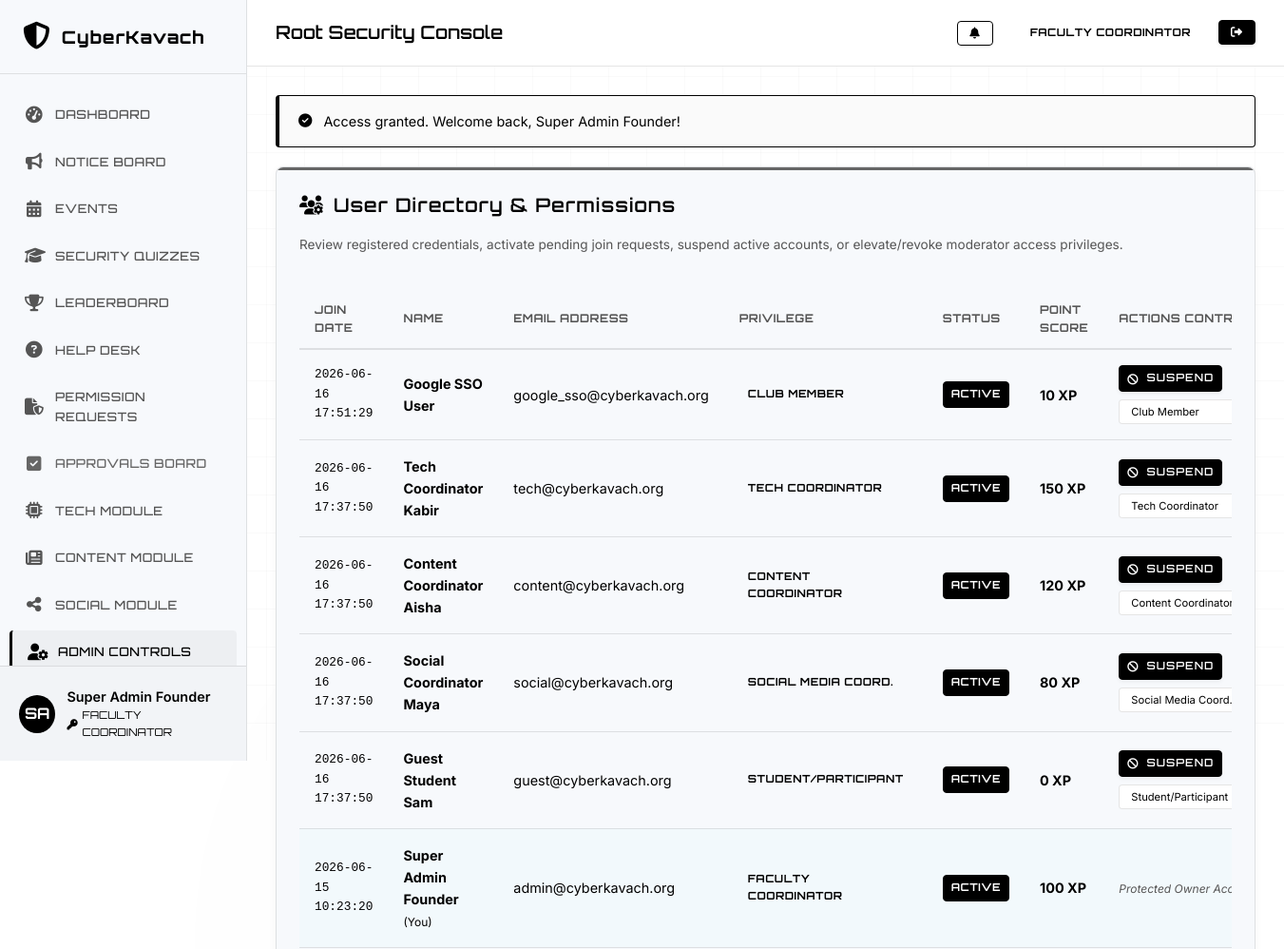
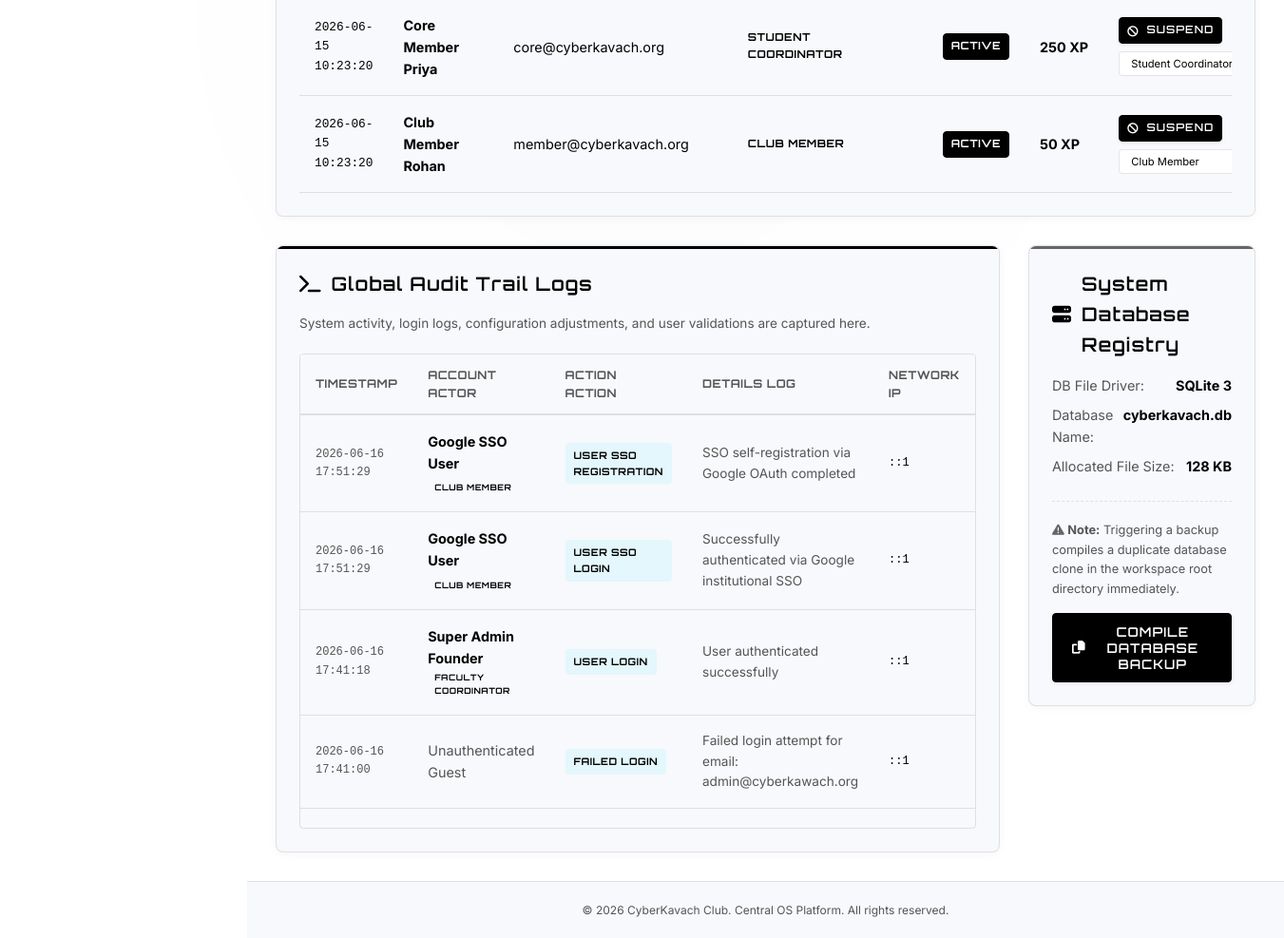
/admin.php (signed in), run on the app's committed database (2 pictures, top to bottom).
### tables this page shows
CREATE TABLE users (
            id INTEGER PRIMARY KEY AUTOINCREMENT,
            name TEXT NOT NULL,
            email TEXT NOT NULL UNIQUE,
            password TEXT NOT NULL,
            role TEXT NOT NULL DEFAULT 'Member',
            points INTEGER DEFAULT 0,
            status TEXT NOT NULL DEFAULT 'Pending',
            created_at DATETIME DEFAULT CURRENT_TIMESTAMP
        );

CREATE TABLE audit_logs (
            id INTEGER PRIMARY KEY AUTOINCREMENT,
            user_id INTEGER,
            action TEXT NOT NULL,
            details TEXT NOT NULL,
            ip_address TEXT,
            created_at DATETIME DEFAULT CURRENT_TIMESTAMP,
            FOREIGN KEY (user_id) REFERENCES users(id) ON DELETE SET NULL
        );

### config.php (called while the page is built, shortened)
<?php
function sanitize($data) {
    return htmlspecialchars(trim($data), ENT_QUOTES, 'UTF-8');
}
?>

### admin.php (the view, shortened to what this page needs)
<?php
require_once __DIR__ . '/config.php';
require_once __DIR__ . '/db.php';
$user_id = $_SESSION['user_id'];
$all_users = [];
try {
    $stmtUsers = $db->query("SELECT * FROM users ORDER BY created_at DESC");
    $all_users = $stmtUsers->fetchAll();
} catch (PDOException $e) {
}
$audit_logs = [];
try {
    $stmtLogs = $db->query("
        SELECT l.*, u.name as user_name, u.role as user_role, u.email as user_email
        FROM audit_logs l
        LEFT JOIN users u ON l.user_id = u.id
        ORDER BY l.created_at DESC
        LIMIT 100
    ");
    $audit_logs = $stmtLogs->fetchAll();
} catch (PDOException $e) {
}
$db_size = file_exists(DB_FILE) ? round(filesize(DB_FILE) / 1024, 2) . ' KB' : 'Unknown';
include __DIR__ . '/includes/header.php';
?>
<div class="dashboard-layout" style="grid-template-columns: 1fr;">
    <div class="card card-pink" style="margin-bottom:30px;">
        <h3 class="card-title text-pink"><i class="fa-solid fa-users-gear"></i> User Directory & Permissions</h3>
        <p style="color:var(--text-muted); font-size:0.85rem; margin-bottom: 20px;">Review registered credentials, activate pending join requests, suspend active accounts, or elevate/revoke moderator access privileges.</p>
        <?php if (!empty($all_users)): ?>
            <div class="table-responsive">
                <table class="table-custom">
                    <thead>
                        <tr>
                            <th>Join Date</th>
                            <th>Name</th>
                            <th>Email Address</th>
                            <th>Privilege</th>
                            <th>Status</th>
                            <th>Point Score</th>
                            <th>Actions Control</th>
                        </tr>
                    </thead>
                    <tbody>
                        <?php foreach ($all_users as $usr): ?>
                            <?php $is_me = intval($usr['id']) === intval($user_id); ?>
                            <tr style="<?php echo $is_me ? 'background: rgba(0,229,255,0.02);' : ''; ?>">
                                <td style="font-size:0.8rem; font-family:monospace;"><?php echo sanitize($usr['created_at']); ?></td>
                                <td>
                                    <strong><?php echo sanitize($usr['name']); ?></strong>
                                    <?php echo $is_me ? '<span style="font-size:0.75rem; color:var(--color-primary);"> (You)</span>' : ''; ?>
                                </td>
                                <td><?php echo sanitize($usr['email']); ?></td>
                                <td>
                                    <span class="badge badge-<?php echo strtolower($usr['role']); ?>">
                                        <?php echo sanitize($usr['role']); ?>
                                    </span>
                                </td>
                                <td>
                                    <span class="badge badge-status-<?php echo strtolower($usr['status']); ?>">
                                        <?php echo sanitize($usr['status']); ?>
                                    </span>
                                </td>
                                <td style="font-weight:bold; color:var(--color-success);"><?php echo $usr['points']; ?> XP</td>
                                <td>
                                    <?php if (!$is_me): ?>
                                        <div style="display:flex; flex-wrap:wrap; gap:8px;">
                                            <?php if ($usr['status'] === 'Pending'): ?>
                                                <a href="admin.php?action=approve&id=<?php echo $usr['id']; ?>&csrf_token=<?php echo $_SESSION['csrf_token']; ?>" class="btn btn-success" style="padding:4px 8px; font-size:0.7rem;"><i class="fa-solid fa-check"></i> Approve</a>
                                            <?php elseif ($usr['status'] === 'Active'): ?>
                                                <a href="admin.php?action=status&id=<?php echo $usr['id']; ?>&value=Suspended&csrf_token=<?php echo $_SESSION['csrf_token']; ?>" class="btn btn-danger" style="padding:4px 8px; font-size:0.7rem;" onclick="return confirm('Confirm suspension of this user?');"><i class="fa-solid fa-ban"></i> Suspend</a>
                                            <?php elseif ($usr['status'] === 'Suspended'): ?>
                                                <a href="admin.php?action=status&id=<?php echo $usr['id']; ?>&value=Active&csrf_token=<?php echo $_SESSION['csrf_token']; ?>" class="btn btn-success" style="padding:4px 8px; font-size:0.7rem;"><i class="fa-solid fa-circle-check"></i> Reactivate</a>
                                            <?php endif; ?>
                                            <form action="admin.php" method="GET" style="display:inline-flex; align-items:center; margin:0;">
                                                <select name="value" onchange="if(confirm('Change role of this user?')) this.form.submit();" class="form-control" style="padding:4px 8px; font-size:0.7rem; height:auto; width:150px; display:inline-block; border-color:var(--border-glow);">
                                                    <?php
                                                    $roles_list = [
                                                        'Student/Participant',
                                                        'Club Member',
                                                        'Social Media Coord.',
                                                        'Content Coordinator',
                                                        'Tech Coordinator',
                                                        'Student Coordinator',
                                                        'Faculty Coordinator'
                                                    ];
                                                    foreach ($roles_list as $rl) {
                                                        $sel = ($usr['role'] === $rl) ? 'selected' : '';
                                                        echo "<option value='$rl' $sel>$rl</option>";
                                                    }
                                                    ?>
                                                </select>
                                            </form>
                                        </div>
                                    <?php else: ?>
                                        <span class="text-muted" style="font-size:0.75rem; font-style:italic;">Protected Owner Account</span>
                                    <?php endif; ?>
                                </td>
                            </tr>
                        <?php endforeach; ?>
                    </tbody>
                </table>
            </div>
        <?php else: ?>
            <p style="color:var(--text-muted);">No records found.</p>
        <?php endif; ?>
    </div>
</div>
<div class="dashboard-layout">
    <div>
        <div class="card">
            <h3 class="card-title text-cyan"><i class="fa-solid fa-terminal"></i> Global Audit Trail Logs</h3>
            <p style="color:var(--text-muted); font-size:0.85rem; margin-bottom: 20px;">System activity, login logs, configuration adjustments, and user validations are captured here.</p>
            <div class="table-responsive" style="max-height:500px; overflow-y:auto; border: 1px solid var(--border-glow); border-radius: 4px;">
                <table class="table-custom" style="margin-top:0;">
                    <thead style="position: sticky; top:0; background:var(--bg-surface); z-index:5;">
                        <tr>
                            <th>Timestamp</th>
                            <th>Account Actor</th>
                            <th>Action Action</th>
                            <th>Details Log</th>
                            <th>Network IP</th>
                        </tr>
                    </thead>
                    <tbody>
                        <?php if (!empty($audit_logs)): ?>
                            <?php foreach ($audit_logs as $log): ?>
                                <tr>
                                    <td style="font-size:0.75rem; font-family:monospace; color:var(--text-muted);"><?php echo sanitize($log['created_at']); ?></td>
                                    <td>
                                        <?php if ($log['user_id']): ?>
                                            <strong><?php echo sanitize($log['user_name']); ?></strong>
                                            <span class="badge badge-<?php echo strtolower($log['user_role'] ?? 'Member'); ?>" style="font-size:0.55rem; padding: 1px 3px; display:inline-block; margin-left:3px;">
                                                <?php echo sanitize($log['user_role'] ?? 'Member'); ?>
                                            </span>
                                        <?php else: ?>
                                            <span class="text-muted">Unauthenticated Guest</span>
                                        <?php endif; ?>
                                    </td>
                                    <td>
                                        <span class="badge badge-member" style="font-size:0.65rem; border-color:transparent; background:rgba(0,229,255,0.08);">
                                            <?php echo sanitize($log['action']); ?>
                                        </span>
                                    </td>
                                    <td style="font-size:0.85rem; color:var(--text-muted);"><?php echo sanitize($log['details']); ?></td>
                                    <td style="font-size:0.75rem; font-family:monospace;"><?php echo sanitize($log['ip_address']); ?></td>
                                </tr>
                            <?php endforeach; ?>
                        <?php else: ?>
                            <tr>
                                <td colspan="5" style="text-align:center; color:var(--text-muted);">No log records generated yet.</td>
                            </tr>
                        <?php endif; ?>
                    </tbody>
                </table>
            </div>
        </div>
    </div>
    <div>
        <div class="card card-pink">
            <h3 class="card-title text-pink"><i class="fa-solid fa-server"></i> System Database Registry</h3>
            <div style="margin-top: 15px; font-size:0.9rem;">
                <div style="display:flex; justify-content:space-between; margin-bottom: 8px;">
                    <span class="text-muted">DB File Driver:</span>
                    <strong>SQLite 3</strong>
                </div>
                <div style="display:flex; justify-content:space-between; margin-bottom: 8px;">
                    <span class="text-muted">Database Name:</span>
                    <strong>cyberkavach.db</strong>
                </div>
                <div style="display:flex; justify-content:space-between; margin-bottom: 25px;">
                    <span class="text-muted">Allocated File Size:</span>
                    <strong><?php echo $db_size; ?></strong>
                </div>
                <form action="admin.php" method="POST" style="border-top:1px dashed var(--border-glow); padding-top:20px;">
                    <p style="font-size:0.8rem; color:var(--text-muted); margin-bottom:15px;"><i class="fa-solid fa-triangle-exclamation text-warning"></i> <strong>Note:</strong> Triggering a backup compiles a duplicate database clone in the workspace root directory immediately.</p>
                    <button type="submit" name="backup_db" class="btn btn-danger btn-block">
                        <i class="fa-solid fa-copy"></i> Compile Database Backup
                    </button>
                </form>
            </div>
        </div>
    </div>
</div>
<?php include __DIR__ . '/includes/footer.php'; ?>

### data on the page
users: created_at "2026-06-16 17:51:29", name "Google SSO User", email "google_sso@cyberkavach.org", role "CLUB MEMBER", status "ACTIVE", points "10"
users: created_at "2026-06-16 17:37:50", name "Tech Coordinator Kabir", email "tech@cyberkavach.org", role "TECH COORDINATOR", status "ACTIVE", points "150"
users: created_at "2026-06-16 17:37:50", name "Content Coordinator Aisha", email "content@cyberkavach.org", role "CONTENT COORDINATOR", status "ACTIVE", points "120"
users: created_at "2026-06-16 17:37:50", name "Social Coordinator Maya", email "social@cyberkavach.org", role "SOCIAL MEDIA COORD.", status "ACTIVE", points "80"
users: created_at "2026-06-16 17:37:50", name "Guest Student Sam", email "guest@cyberkavach.org", role "STUDENT/PARTICIPANT", status "ACTIVE", points "0"
users: created_at "2026-06-15 10:23:20", name "Super Admin Founder", shows "(You)", email "admin@cyberkavach.org", role "FACULTY COORDINATOR", status "ACTIVE", points "100", shows "Protected Owner…"
users: created_at "2026-06-15 10:23:20", name "Core Member Priya", email "core@cyberkavach.org", role "STUDENT COORDINATOR", status "ACTIVE", points "250"
users: created_at "2026-06-15 10:23:20", name "Club Member Rohan", email "member@cyberkavach.org", role "CLUB MEMBER", status "ACTIVE", points "50"
audit_logs: created_at "2026-06-16 17:51:29", user.name "Google SSO User", user.role "CLUB MEMBER", action "USER SSO REGISTRATION", details "SSO self-registration via Google OAuth completed", ip_address "::1"
audit_logs: created_at "2026-06-16 17:51:29", user.name "Google SSO User", user.role "CLUB MEMBER", action "USER SSO LOGIN", details "Successfully authenticated via Google institutional SSO", ip_address "::1"
audit_logs: created_at "2026-06-16 17:41:18", user.name "Super Admin Founder", user.role "FACULTY COORDINATOR", action "USER LOGIN", details "User authenticated successfully", ip_address "::1"
audit_logs: created_at "2026-06-16 17:41:00", shows "Unauthenticated Guest", action "FAILED LOGIN", details "Failed login attempt for email: admin@cyberkawach.org", ip_address "::1"

### other printed values
$initials "SA"
$user_name "Super Admin Founder"
$user_role "FACULTY COORDINATOR"
$page_heading "Root Security Console"
get_user_role() "FACULTY COORDINATOR"
$flash['message'] "Access granted. Welcome back, Super Admin Founder!"
$db_size "128 KB"
form field value "Club Member"
form field value "Tech Coordinator"
form field value "Content Coordinator"
form field value "Social Media Coord."
form field value "Student/Participant"
form field value "Student Coordinator"
